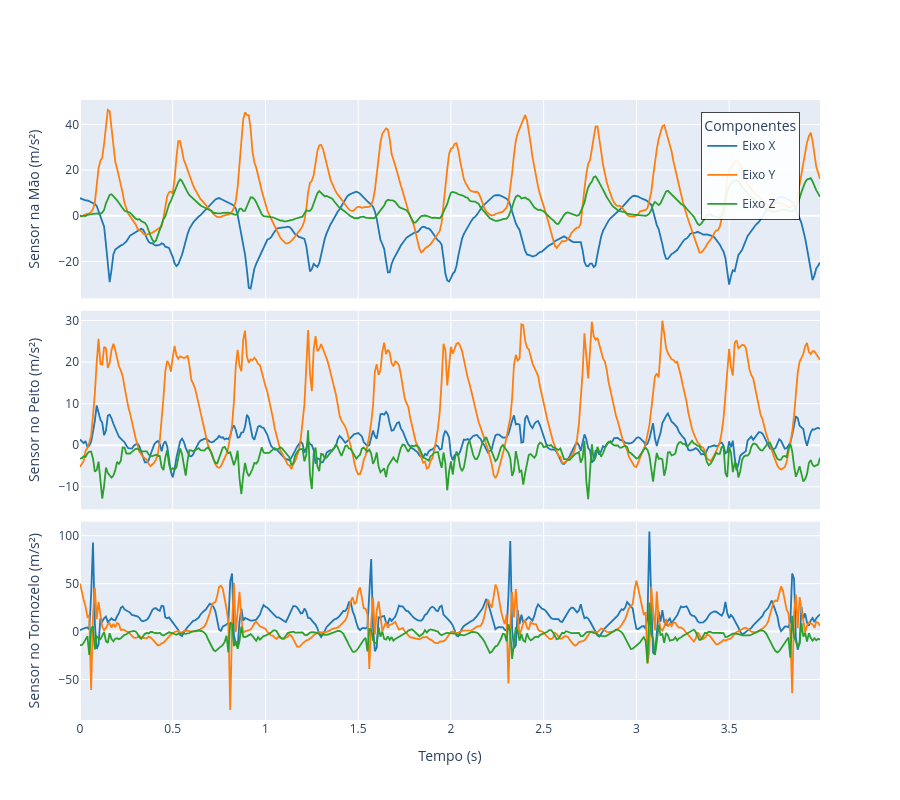

This figure's notebook cell:
### Markdown cell above
# Figuras no Domínio do tempo

### Code cell
# 1. Filtrar os dados de corrida (activity_id == 5)
df_run = df[df['activity_id'] == 5]

# 2. Criar a estrutura com 3 subplots empilhados
fig = make_subplots(
    rows=3, 
    cols=1,
    # subplot_titles=(
    #     'Sensor na Mão', 
    #     'Sensor no Peito', 
    #     'Sensor no Tornozelo'
    # ),
    shared_xaxes=True,       # O zoom no eixo X afetará os 3 gráficos juntos
    vertical_spacing=0.02
)

# 3. Mapear posições e cores
sensors = [('hand', 1), ('chest', 2), ('ankle', 3)]
colors = {'x': '#1f77b4', 'y': '#ff7f0e', 'z': '#2ca02c'}

ini = 11040
fim = 11440
for sensor_name, row in sensors:
    for axis in ['x', 'y', 'z']:
        fig.add_trace(
            go.Scatter(
                x=df_run['timestamp'].iloc[ini:fim] - df_run['timestamp'].iloc[ini],
                y=df_run[f'IMU_{sensor_name}_acc16_{axis}'].iloc[ini:fim],
                mode='lines',
                name=f'Eixo {axis.upper()}',
                legendgroup=axis,        # Agrupa para ocultar/exibir todos da mesma cor
                showlegend=(row == 1),   # Evita duplicar itens na caixa de legenda
                line=dict(color=colors[axis], width=1.8)
            ),
            row=row, col=1
        )

# 4. Rótulos dos eixos e layout final
# for r in range(1, 4):
#     fig.update_yaxes(title_text='Aceleração (m/s²)', row=r, col=1)

fig.update_yaxes(title_text='Sensor na Mão (m/s²)', row=1, col=1)
fig.update_yaxes(title_text='Sensor no Peito (m/s²)', row=2, col=1)
fig.update_yaxes(title_text='Sensor no Tornozelo (m/s²)', row=3, col=1)

fig.update_xaxes(title_text='Tempo (s)', row=3, col=1)

fig.update_layout(
    height=800,
    width=900,
    # title_text='Comparação da Aceleração por Posição do Sensor (Corrida)',
    legend_title_text='Componentes',
    showlegend=True,
    legend=dict(
        x=0.84,          # Posição horizontal (0 = esquerda, 1 = direita)
        y=0.98,          # Posição vertical (0 = embaixo, 1 = em cima)
        xanchor='left',  # Alinhamento da âncora horizontal
        yanchor='top',   # Alinhamento da âncora vertical
        bgcolor='rgba(255, 255, 255, 0.90)', # Cor de fundo (branco com leve transparência)
        bordercolor='black',                  # Cor da borda da caixa
        borderwidth=0.71                        # Espessura da borda
    )
)

fig.show()

### Figure 1 — Plotly figure (JSON) as saved in the notebook; plotly's stock layout.template omitted (floating-point values rounded to 4 significant figures; data arrays with more than 128 entries replaced by an {"elided": "..."} marker saying what was removed)
{"data": [{"legendgroup": "x", "line": {"color": "#1f77b4", "width": 1.8}, "mode": "lines", "name": "Eixo X", "showlegend": true, "type": "scatter", "x": {"elided": "400 float values"}, "xaxis": "x", "y": {"elided": "400 float values"}, "yaxis": "y"}, {"legendgroup": "y", "line": {"color": "#ff7f0e", "width": 1.8}, "mode": "lines", "name": "Eixo Y", "showlegend": true, "type": "scatter", "x": {"elided": "400 float values"}, "xaxis": "x", "y": {"elided": "400 float values"}, "yaxis": "y"}, {"legendgroup": "z", "line": {"color": "#2ca02c", "width": 1.8}, "mode": "lines", "name": "Eixo Z", "showlegend": true, "type": "scatter", "x": {"elided": "400 float values"}, "xaxis": "x", "y": {"elided": "400 float values"}, "yaxis": "y"}, {"legendgroup": "x", "line": {"color": "#1f77b4", "width": 1.8}, "mode": "lines", "name": "Eixo X", "showlegend": false, "type": "scatter", "x": {"elided": "400 float values"}, "xaxis": "x2", "y": {"elided": "400 float values"}, "yaxis": "y2"}, {"legendgroup": "y", "line": {"color": "#ff7f0e", "width": 1.8}, "mode": "lines", "name": "Eixo Y", "showlegend": false, "type": "scatter", "x": {"elided": "400 float values"}, "xaxis": "x2", "y": {"elided": "400 float values"}, "yaxis": "y2"}, {"legendgroup": "z", "line": {"color": "#2ca02c", "width": 1.8}, "mode": "lines", "name": "Eixo Z", "showlegend": false, "type": "scatter", "x": {"elided": "400 float values"}, "xaxis": "x2", "y": {"elided": "400 float values"}, "yaxis": "y2"}, {"legendgroup": "x", "line": {"color": "#1f77b4", "width": 1.8}, "mode": "lines", "name": "Eixo X", "showlegend": false, "type": "scatter", "x": {"elided": "400 float values"}, "xaxis": "x3", "y": {"elided": "400 float values"}, "yaxis": "y3"}, {"legendgroup": "y", "line": {"color": "#ff7f0e", "width": 1.8}, "mode": "lines", "name": "Eixo Y", "showlegend": false, "type": "scatter", "x": {"elided": "400 float values"}, "xaxis": "x3", "y": {"elided": "400 float values"}, "yaxis": "y3"}, {"legendgroup": "z", "line": {"color": "#2ca02c", "width": 1.8}, "mode": "lines", "name": "Eixo Z", "showlegend": false, "type": "scatter", "x": {"elided": "400 float values"}, "xaxis": "x3", "y": {"elided": "400 float values"}, "yaxis": "y3"}], "layout": {"height": 800, "legend": {"bgcolor": "rgba(255, 255, 255, 0.90)", "bordercolor": "black", "borderwidth": 0.71, "title": {"text": "Componentes"}, "x": 0.84, "xanchor": "left", "y": 0.98, "yanchor": "top"}, "showlegend": true, "width": 900, "xaxis": {"anchor": "y", "domain": [0, 1], "matches": "x3", "showticklabels": false}, "xaxis2": {"anchor": "y2", "domain": [0, 1], "matches": "x3", "showticklabels": false}, "xaxis3": {"anchor": "y3", "domain": [0, 1], "title": {"text": "Tempo (s)"}}, "yaxis": {"anchor": "x", "domain": [0.68, 1], "title": {"text": "Sensor na Mão (m/s²)"}}, "yaxis2": {"anchor": "x2", "domain": [0.34, 0.66], "title": {"text": "Sensor no Peito (m/s²)"}}, "yaxis3": {"anchor": "x3", "domain": [0, 0.32], "title": {"text": "Sensor no Tornozelo (m/s²)"}}}}
